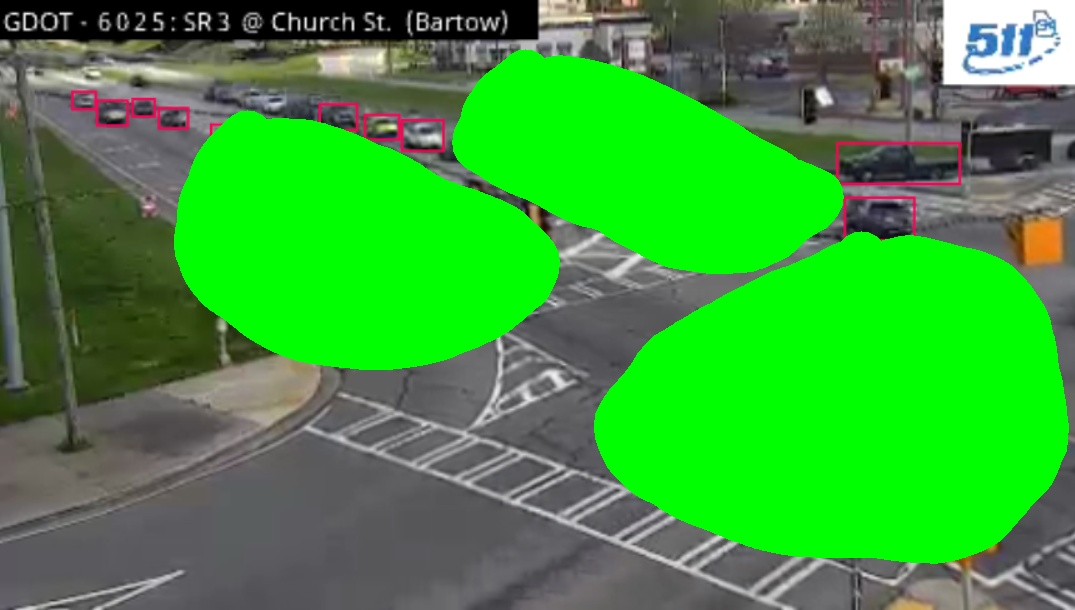
#> input picture imagewithbounds.jpg, 1075 x 610 px
$ python clusterdensity.py
#> lines starting #> are read from the running program, lines starting #| are printed output that depends on the picture; after the words box and inside, x2 and y2 are one past the last pixel; in counts of white or black regions, pixels touching at a corner belong together
import cv2 as cv
import numpy as np

img = cv.imread("imagewithbounds.jpg")
#> img is the input picture: shape (610, 1075, 3); mean B, G, R 58.1, 155.5, 61.7

original = cv.imread("Screenshot 2025-05-19 152029.png")
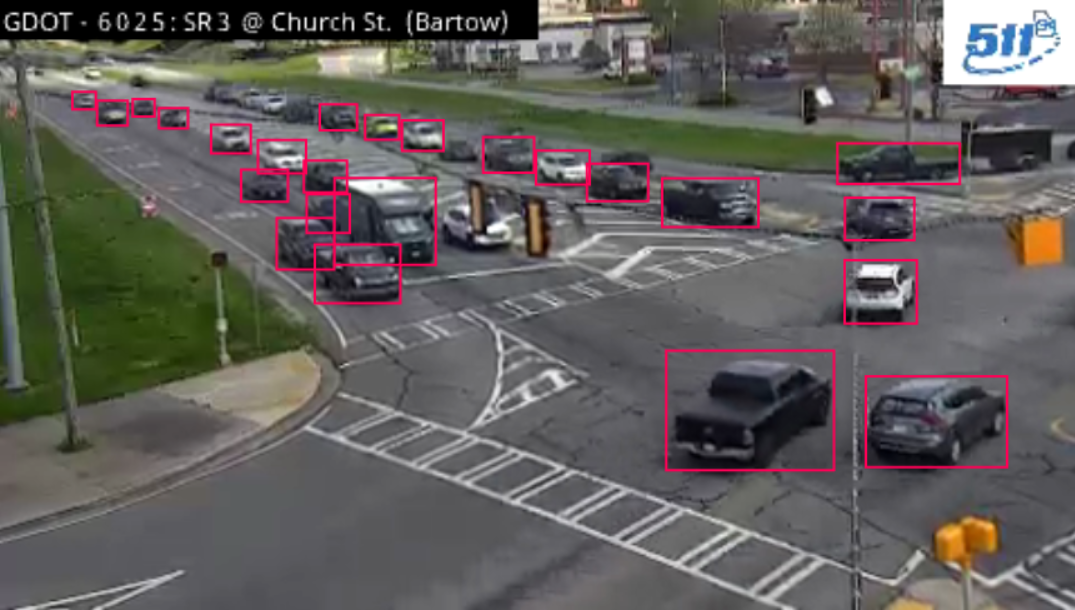
#> input picture Screenshot 2025-05-19 152029.png, 1075 x 610 px
#> original is the input picture: shape (610, 1075, 3); mean B, G, R 91.7, 94, 97.8

# Taking a matrix of size 5 as the kernel
kernel = np.ones((5, 5), np.uint8)

img_erosion = cv.erode(img, kernel, iterations=1)
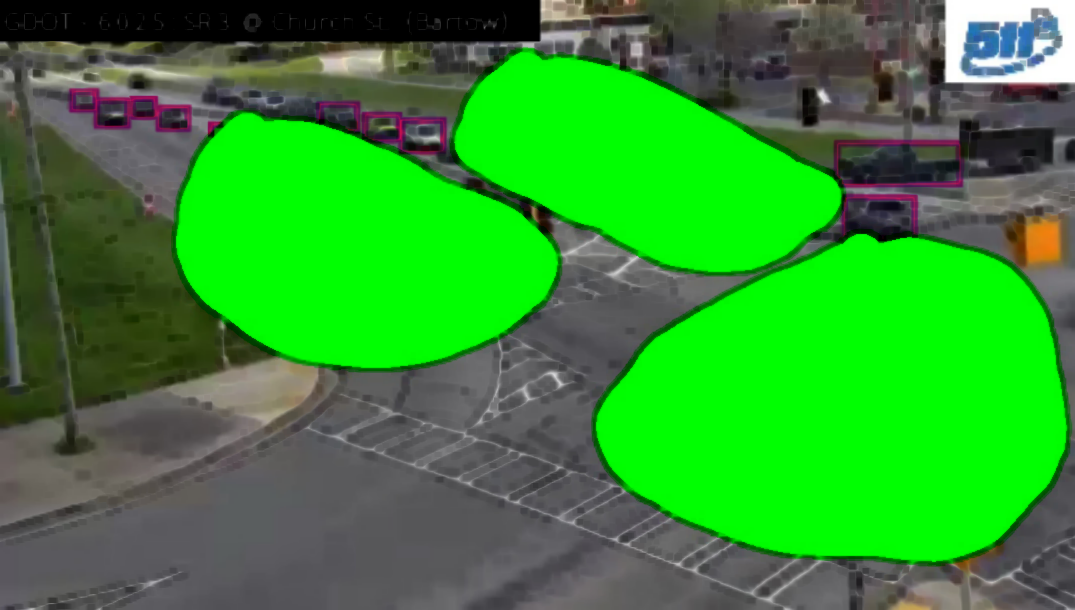
#> img_erosion: shape (610, 1075, 3); mean B, G, R 48.7, 145.1, 51.8

#Define structuring element.
boundary = img - img_erosion
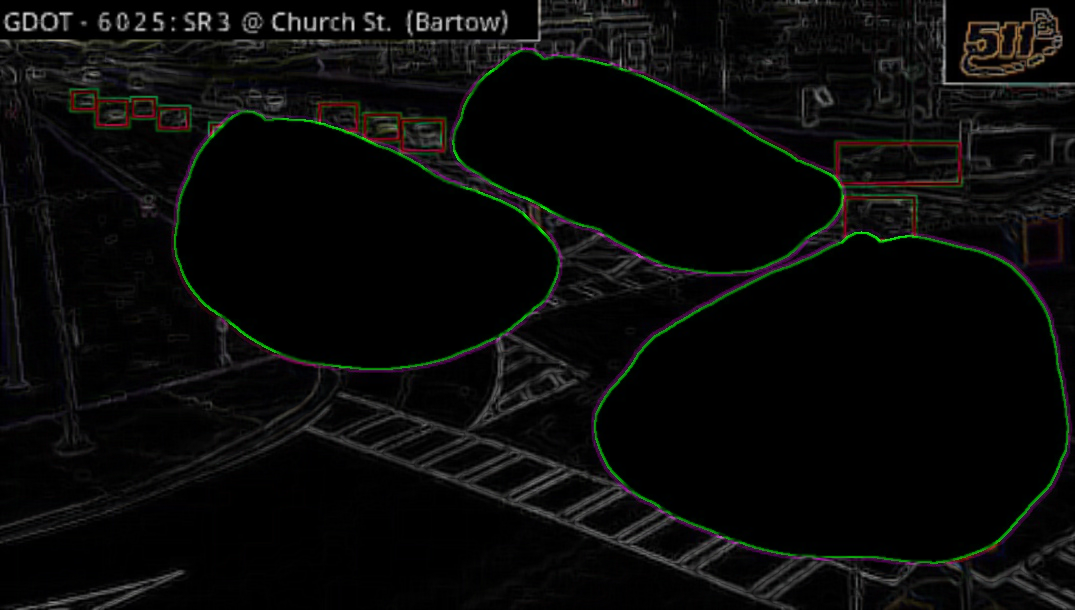
#> boundary: shape (610, 1075, 3); mean B, G, R 9.3, 10.4, 9.9

img_dilate = cv.dilate(boundary, kernel, iterations = 2)
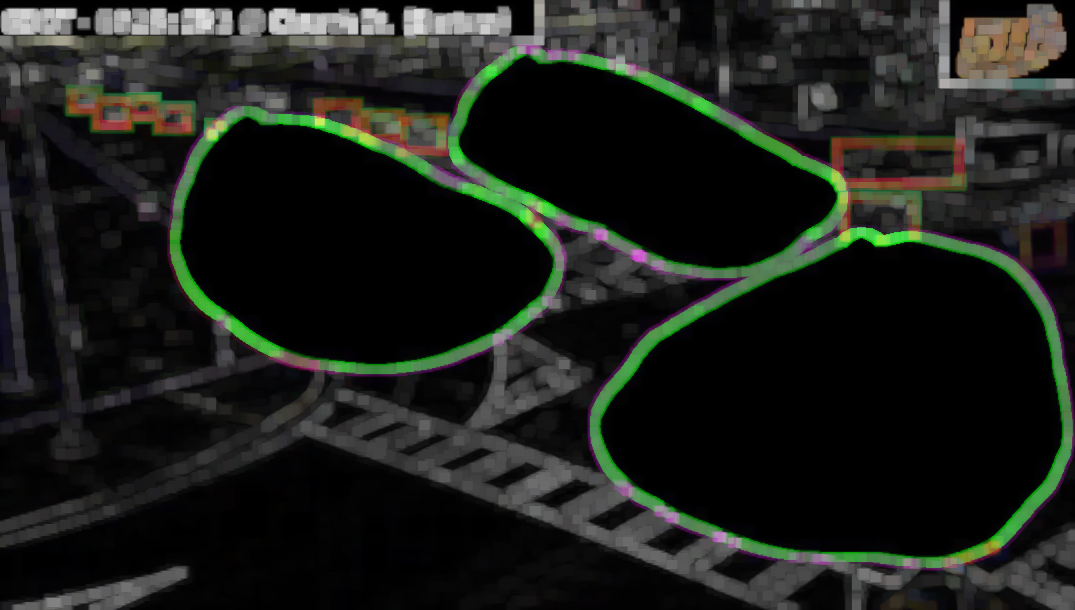
#> img_dilate: shape (610, 1075, 3); mean B, G, R 26.4, 31.2, 28.2

img_blur  = cv.GaussianBlur(img,(5,5),10)

img_enhance = cv.Laplacian(boundary, cv.CV_64F, ksize=1)
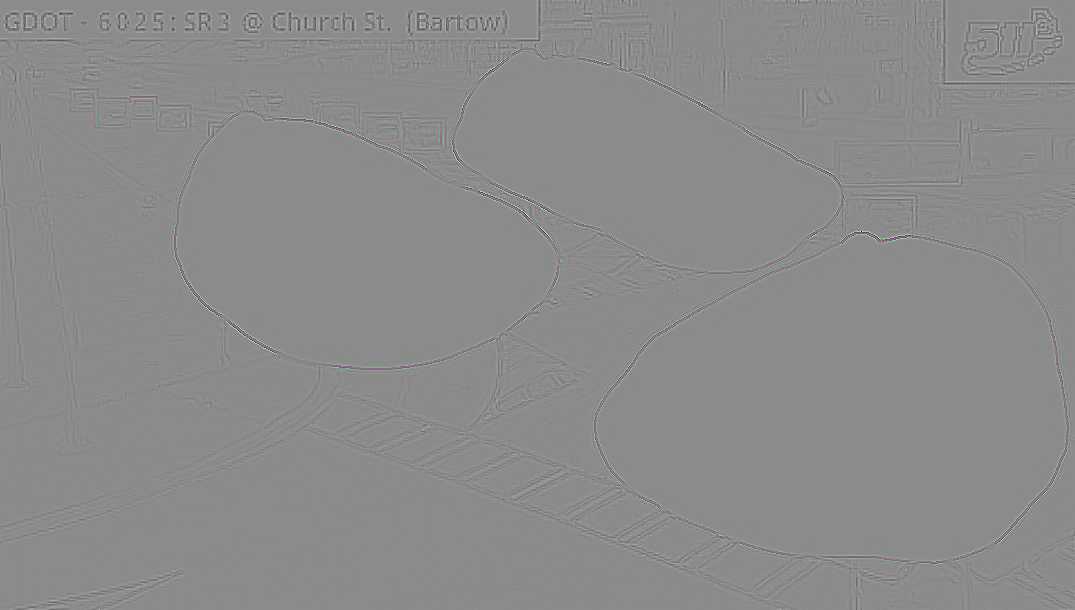
#> img_enhance: shape (610, 1075, 3) float64; mean B, G, R 0, 0, 0; drawn with min black and max white

# Create a mask for the color
mask = cv.inRange(img_dilate, (0,0,0), (0,255,0))
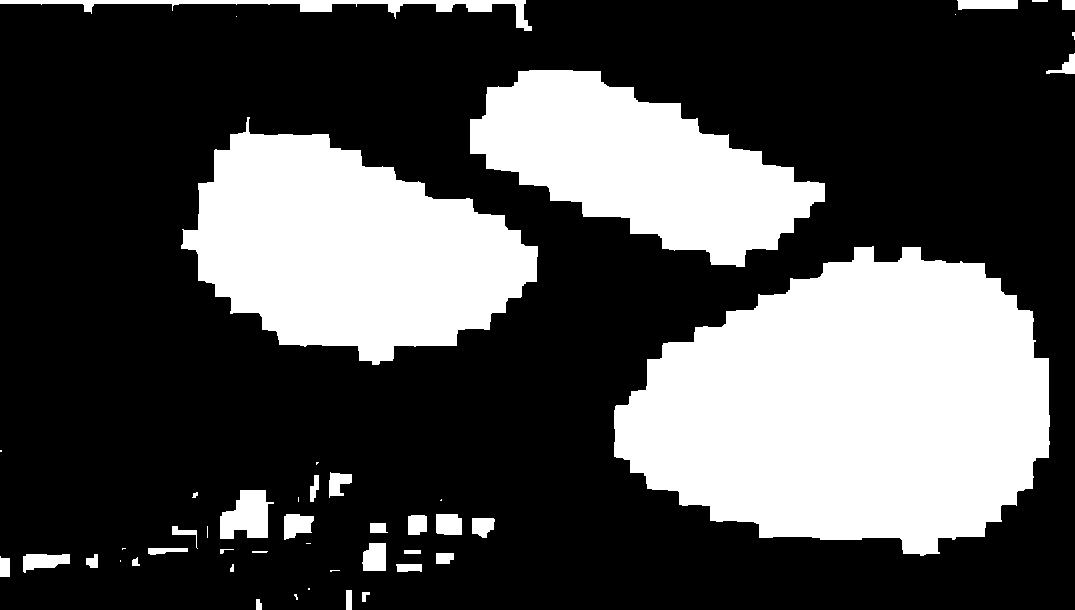
#> mask: shape (610, 1075); 30.3% white; 47 white regions (14 under 20 px), largest, box (x1, y1, x2, y2) and area: (614, 246, 1050, 556) 96072, (181, 117, 538, 365) 53819, (470, 70, 825, 267) 37777

# Apply the mask to the original image
result = cv.bitwise_and(img,img, mask=mask)

result = cv.cvtColor(result, cv.COLOR_BGR2GRAY)
#> result: shape (610, 1075)

result = cv.bitwise_and(original,original, mask=result)
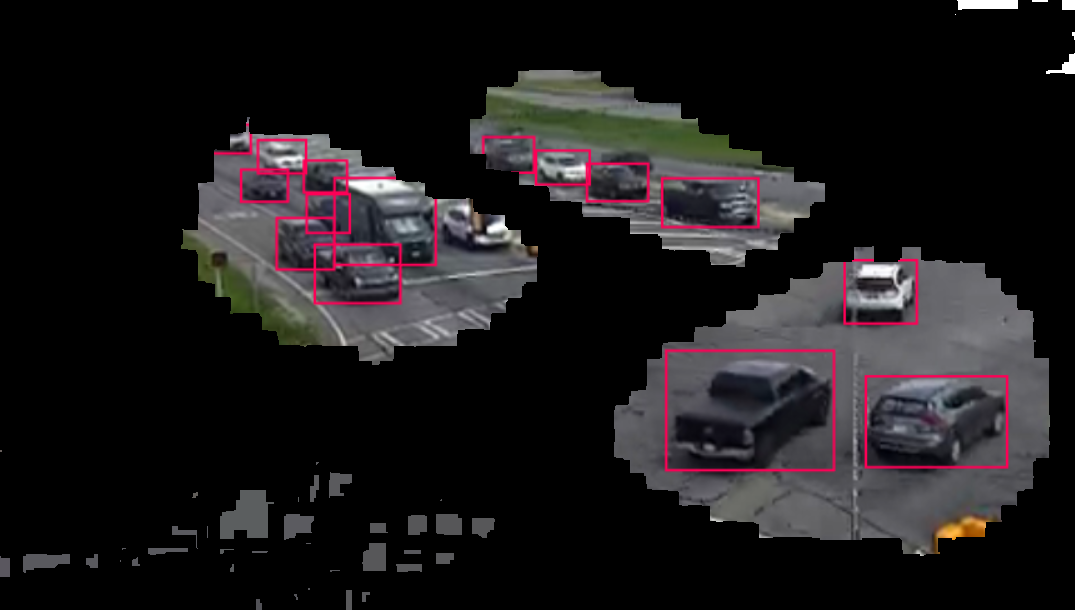
#> result: shape (610, 1075, 3); mean B, G, R 27.2, 25.7, 28.7

cv.imshow('result', result)

#components = cv.connectedComponentsWithStats(result)
#(totalcomponents,ID, pixelvalues, centroid) = components

#print(totalcomponents)
cv.waitKey(0)
cv.destroyAllWindows()
